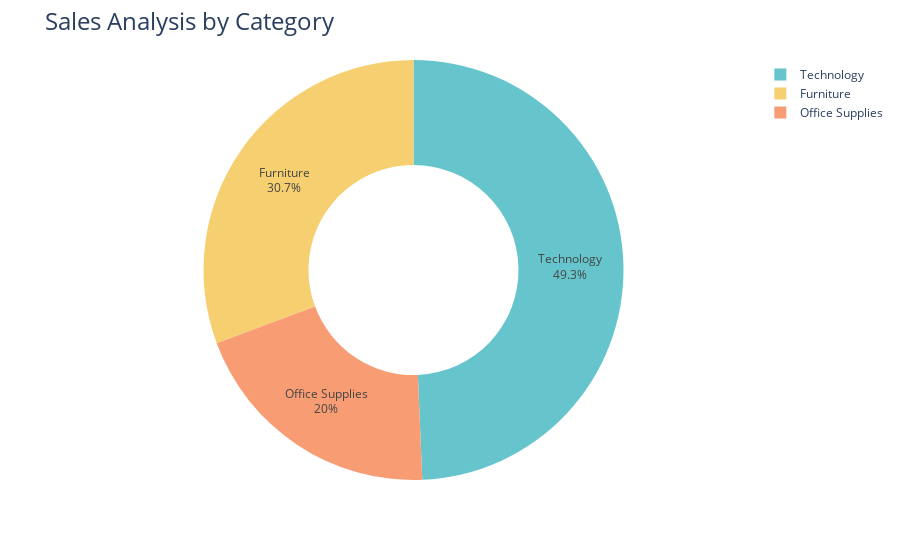

Write notebook code for a chart like this one.
### Code cell
#sales_by_category = df.groupby('Category', as_index=False)['Sales'].sum()

fig = px.pie(
    sales_by_category,
    values='Sales',
    names='Category',
    hole=0.5,
    color_discrete_sequence=px.colors.qualitative.Pastel
)

fig.update_traces(textposition='inside', textinfo='percent+label')
fig.update_layout(title_text='Sales Analysis by Category', title_font=dict(size=24))

fig.show()

### Figure 1 — Plotly figure (JSON) as saved in the notebook; plotly's stock layout.template omitted (floating-point values rounded to 4 significant figures)
{"data": [{"domain": {"x": [0, 1], "y": [0, 1]}, "hole": 0.5, "hovertemplate": "Category=%{label}<br>Sales=%{value}<extra></extra>", "labels": ["Furniture", "Office Supplies", "Technology"], "legendgroup": "", "name": "", "showlegend": true, "textinfo": "percent+label", "textposition": "inside", "type": "pie", "values": [230, 150, 370]}], "layout": {"legend": {"tracegroupgap": 0}, "margin": {"t": 60}, "piecolorway": ["rgb(102, 197, 204)", "rgb(246, 207, 113)", "rgb(248, 156, 116)", "rgb(220, 176, 242)", "rgb(135, 197, 95)", "rgb(158, 185, 243)", "rgb(254, 136, 177)", "rgb(201, 219, 116)", "rgb(139, 224, 164)", "rgb(180, 151, 231)", "rgb(179, 179, 179)"], "title": {"font": {"size": 24}, "text": "Sales Analysis by Category"}}}
